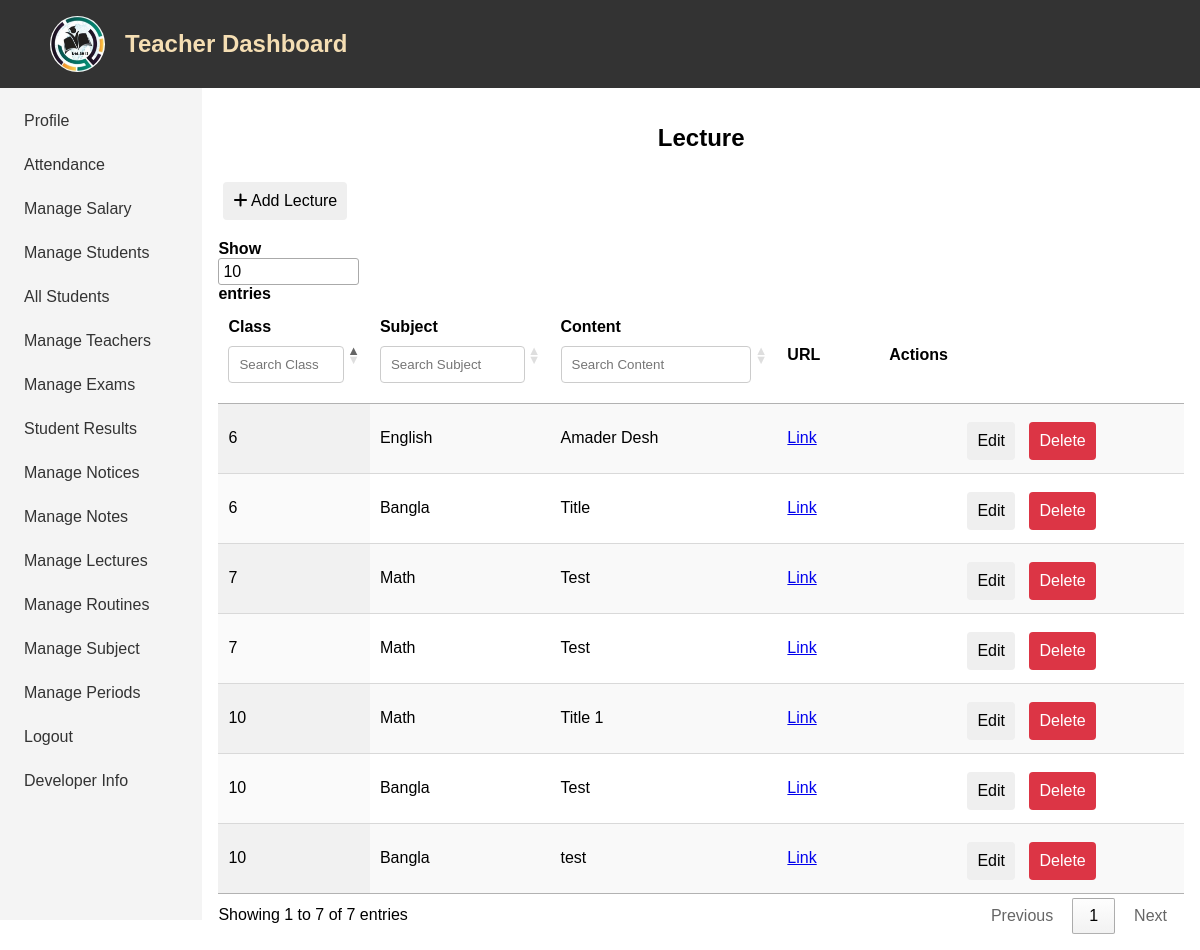
Page /manage-lecture/ (signed in) on the committed database.
### app/models.py (models this page shows, shortened)
class Lectures(models.Model):
    grade = models.CharField(max_length=50)
    subject = models.CharField(max_length=100)
    content = models.TextField()
    url = models.URLField(blank=True, null=True)
    date = models.DateField(auto_now=True)
    added_by = models.ForeignKey(CustomUser, related_name='lectures_added', on_delete=models.SET_NULL, null=True, blank=True)

### app/views.py (the view)
# urls.py: path('manage-lecture/', views.manage_lecture, name='manage_lecture'),
@login_required(login_url='teacher_login')
@user_passes_test(lambda user: user.is_staff)
def manage_lecture(request):
    lectures = Lectures.objects.all()
    if request.method == 'POST':
        form = LectureForm(request.POST)
        if form.is_valid():
            data = form.save(commit=False)
            data.added_by = request.user
            data.save()
            students = Student.objects.filter(grade=data.grade)
            for student in students:
                if student.fcm_token:
                    message = messaging.Message(
                        notification=messaging.Notification(
                            title="সমীকরণ শিক্ষা পরিবার",
                            body=f"লেকচার - নতুন লেকচার সংযুক্ত করা হয়েছে।",
                            image="https://i.ibb.co.com/n6GmLVJ/logo.jpg"),
                        token= student.fcm_token)
                    try:
                        response = messaging.send(message)
                        print('Message sent:', response)
                    except messaging.UnregisteredError:
                        print(f"FCM token for student {student.name} is no longer valid. Removing token.")
                        student.fcm_token = None
                        student.save()
            return redirect('manage_lecture')
    else:
        form = LectureForm()
    return render(request, 'manage_lecture.html', {'form': form, 'lectures': lectures})

### app/forms.py
class LectureForm(forms.ModelForm):
    class Meta:
        model = Lectures
        fields = ['grade', 'subject', 'content', 'url']
        widgets = {
            'content': forms.TextInput(),
        }
        labels = {
            'content': 'Title',
            'grade': 'Class',
        }

### templates/manage_lecture.html (shortened to what this page needs)
{% extends 'base.html' %}
{% block content %}
<div class="main">
    <h2>Lecture</h2>
    <button id="toggleFormBtn" class="btn" style="margin-bottom: 20px;">
        <i class="fas fa-plus"></i> Add Lecture
    </button>
    <table id="dataTable" class="display">
        <thead>
            <tr>
                <th>Class</th>
                <th>Subject</th>
                <th>Content</th>
                <th>URL</th>
                <th>Actions</th>
            </tr>
        </thead>
        <tbody>
            {% for lecture in lectures %}
                <tr id="lecture-row-{{ lecture.id }}">
                    <td>{{ lecture.grade }}</td>
                    <td>{{ lecture.subject }}</td>
                    <td>{{ lecture.content }}</td>
                    <td>
                        {% if lecture.url %}
                            <a href="{{ lecture.url }}" target="_blank">Link</a>
                        {% else %}
                            N/A
                        {% endif %}
                    </td>
                    <td class="text-center">
                        <button type="button" class="btn edit-btn"
                            data-lecture-id="{{ lecture.id }}"
                            data-lecture-grade="{{ lecture.grade }}"
                            data-lecture-subject="{{ lecture.subject }}"
                            data-lecture-content="{{ lecture.content }}"
                            data-lecture-url="{{ lecture.url }}">
                        Edit</button>
                        <form method="post" action="{% url 'delete_lecture' lecture.id %}" style="display:inline;">{% csrf_token %}
                            <button type="submit" class="btn btn-danger">Delete</button>
                        </form>
                    </td>
                </tr>
            {% endfor %}
        </tbody>
    </table>
</div>
{% endblock %}

### static/base.css (style rules this page uses)
body { padding: 0; margin: 0; font-family: Arial, sans-serif; }
.btn { margin: 5px; padding: 10px; margin-top: 10px; border: none; border-radius: 4px; cursor: pointer; }
.btn-danger { background-color: #dc3545; color: white; }
.main h2 { text-align: center; }
button { padding: 10px 20px; font-size: 16px; cursor: pointer; }
.text-center { text-align: center; }

### rows in the picture
Lectures: grade "6", subject "English", content "Amader Desh"
Lectures: grade "10", subject "Math", content "Title 1"
Lectures: grade "10", subject "Bangla", content "Test"
Lectures: grade "6", subject "Bangla", content "Title"
Lectures: grade "10", subject "Bangla", content "test"
Lectures: grade "7", subject "Math", content "Test"
Lectures: grade "7", subject "Math", content "Test"
